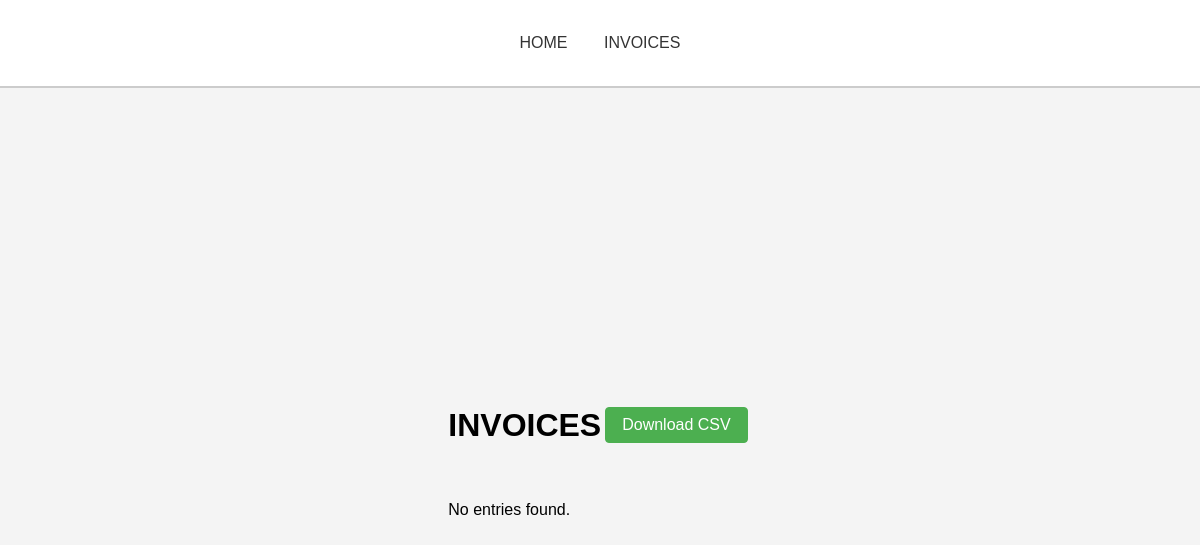
Page /invoices on the earlier database version.
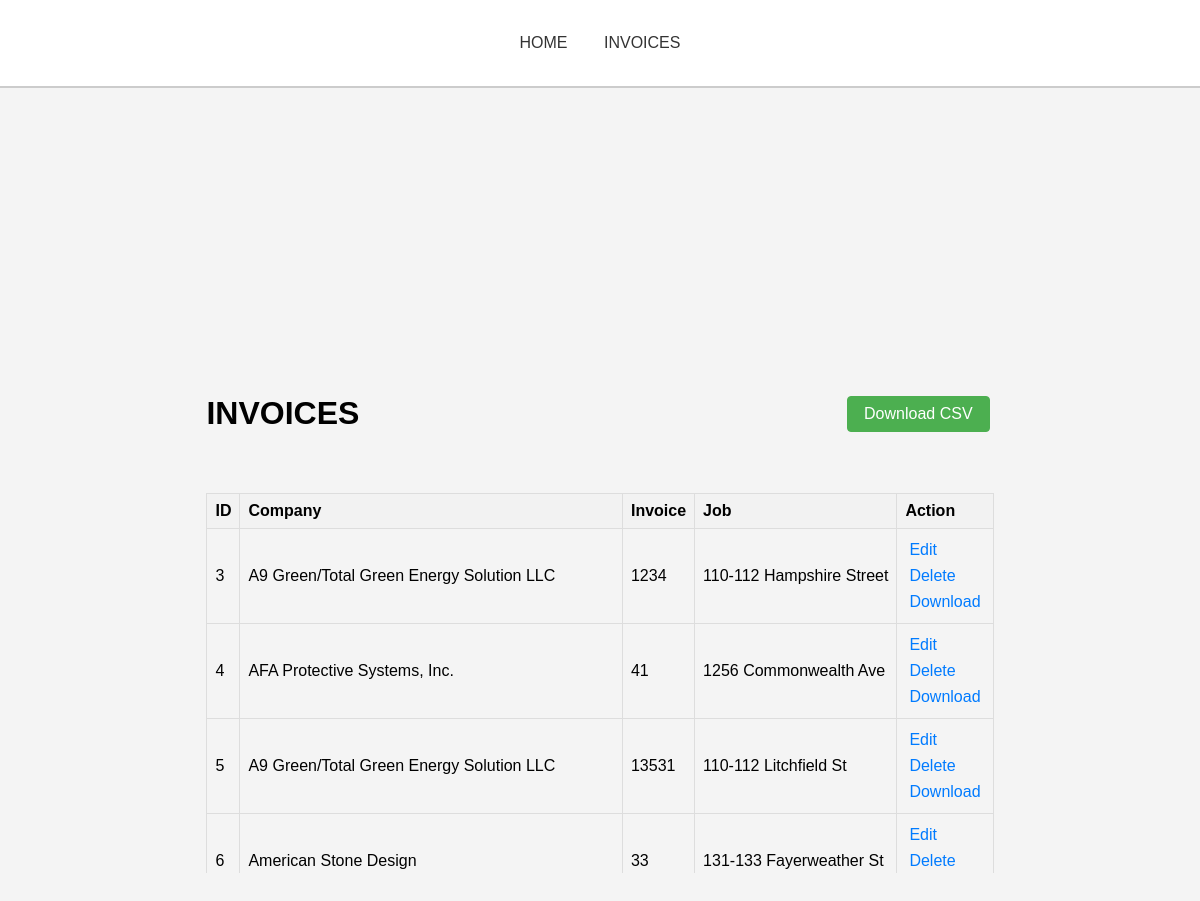
Same page on the later database version.
### tables this page shows
CREATE TABLE forms (
    id INTEGER PRIMARY KEY AUTOINCREMENT,
    company TEXT NOT NULL,
    invoice TEXT NOT NULL,
    job TEXT NOT NULL,
    pdf_file BLOB -- Assuming BLOB for storing binary data like PDFs
);

### app.py (the view)
@app.route('/invoices')
def invoices():
    db = get_db()
    cursor = db.cursor()
    cursor.execute('SELECT * FROM forms')
    entries = cursor.fetchall()
    print(entries)
    return render_template('invoices.html', entries=entries)

### app.py (called while the page is built)
def get_db():
    db = getattr(g, '_database', None)
    if db is None:
        db = g._database = sqlite3.connect(app.config['DATABASE'])
        db.row_factory = sqlite3.Row
    return db

@app.context_processor
def inject_nav_links():
    return dict(nav_links=nav_links)

### templates/invoices.html (shortened to what this page needs)
{% extends 'base.html' %}
{% block content %}
<div class="header">
    <h1>INVOICES</h1>
    <a href="{{ url_for('download_csv') }}" class="btn btn-primary">Download CSV</a>
</div>
<div class="invoice-container">
{% if entries %}
    <table>
        <thead>
            <tr>
                <th>ID</th>
                <th>Company</th>
                <th>Invoice</th>
                <th>Job</th>
                <th>Action</th>
            </tr>
        </thead>
        <tbody>
            {% for entry in entries %}
                <tr>
                    <td>{{ entry['id'] }}</td>
                    <td>{{ entry['company'] }}</td>
                    <td>{{ entry['invoice'] }}</td>
                    <td>{{ entry['job'] }}</td>
                    <td>
                        <a href="{{ url_for('edit_entry', entry_id=entry.id) }}" class="btn btn-edit">Edit</a>
                        <form method="post" action="{{ url_for('delete_entry', entry_id=entry.id) }}">
                            <button type="submit" class="btn btn-edit">Delete</button>
                        </form>
                        <a href="{{ url_for('download_file', filename=entry.pdf_file) }}" download class="btn btn-edit">Download</a>
                    </td>
                </tr>
            {% endfor %}
        </tbody>
    </table>
{% else %}
    <p>No entries found.</p>
{% endif %}
</div>
{% endblock %}

### templates/base.html (shortened to what this page needs)
<!DOCTYPE html>
<html lang="en">
<head>
    <link rel="stylesheet" href="static/style.css">
</head>
<body>
    <nav>
        <ul>
            {% for link in nav_links %}
                <li><a href="{{ url_for(link['url']) }}">{{ link['text'] }}</a></li>
            {% endfor %}
        </ul>
    </nav>
    <div class="content">
        {% block content %}{% endblock %}
    </div>
</body>
</html>

### static/style.css (style rules this page uses)
body { font-family: Arial, sans-serif; background-color: #f4f4f4; margin: 0; display: flex; align-items: center; justify-content: center; height: 100vh; padding-top: 60px; overflow: hidden; }
nav { background-color: #fff; border-bottom: 2px solid #ccc; overflow: hidden; position: fixed; width: 100%; z-index: 1000; top: 0; padding: 20px 0; }
nav ul { list-style-type: none; margin: 0; padding: 0; text-align: center; overflow: hidden; }
nav li { display: inline-block; }
nav a { display: block; color: #333; text-align: center; padding: 14px 16px; text-transform:uppercase; text-decoration: none; transition: color 0.3s; }
form { display: flex; flex-direction: column; gap: 20px; }
button { background-color: #4caf50; color: #fff; border: none; padding: 8px; border-radius: 4px; cursor: pointer; transition: background-color 0.3s; align-self: flex-start; }
table { width: 100%; border-collapse: collapse; margin-top: 20px; }
th, td { border: 1px solid #ddd; padding: 8px; text-align: left; }
th { background-color: #f2f2f2; }
.header { display: flex; justify-content: space-between; align-items: center; margin-bottom: 20px; }
.btn-primary { background-color: #4caf50; color: #fff; border: none; padding: 8px; border-radius: 4px; cursor: pointer; transition: background-color 0.3s; }
.btn { display: inline-block; padding: 8px 16px; margin: 4px; text-align: center; text-decoration: none; background-color: #4CAF50; color: white; border: 1px solid #4CAF50; border-radius: 4px; cursor: pointer; }
.btn-edit { color: #007bff; cursor: pointer; background: none; border: none; padding: 0; font-size: inherit; }
.invoice-container { max-height: 400px; overflow-y: auto; }

Differences in the rows shown:
added forms: id "3", company "A9 Green/Total Green Energy Solution LLC", invoice "1234", job "110-112 Hampshire Street"
added forms: id "4", company "AFA Protective Systems, Inc.", invoice "41", job "1256 Commonwealth Ave"
added forms: id "5", company "A9 Green/Total Green Energy Solution LLC", invoice "13531", job "110-112 Litchfield St"
added forms: id "6", company "American Stone Design", invoice "33", job "131-133 Fayerweather St"
Other differences:
text no longer shown: "No entries found."
text now shown: "ID Company Invoice Job Action"
